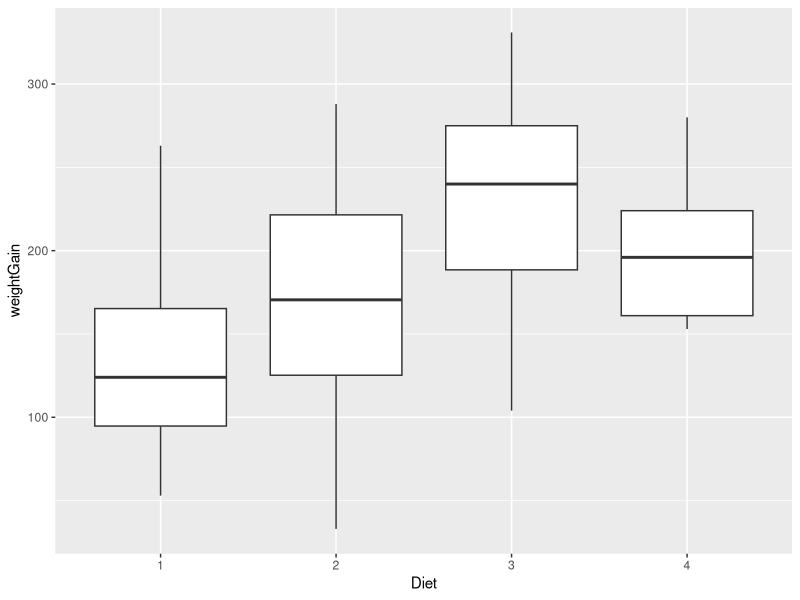
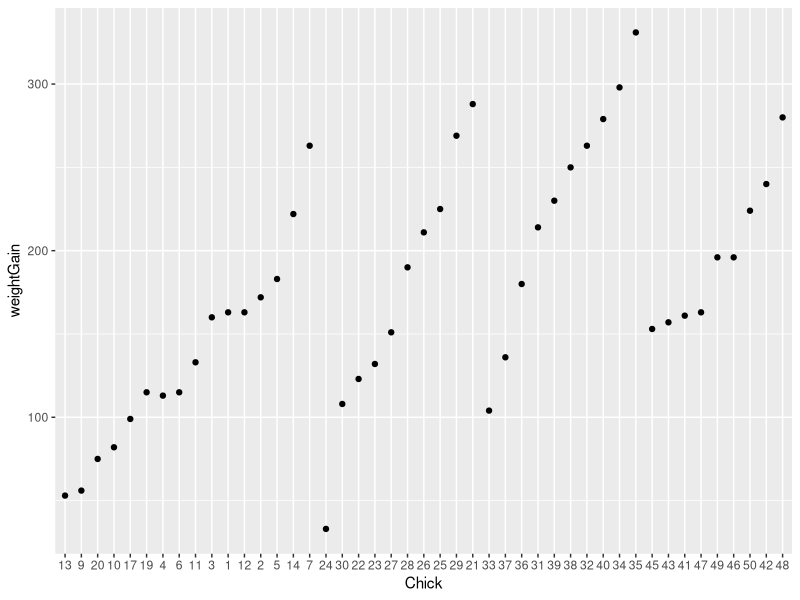
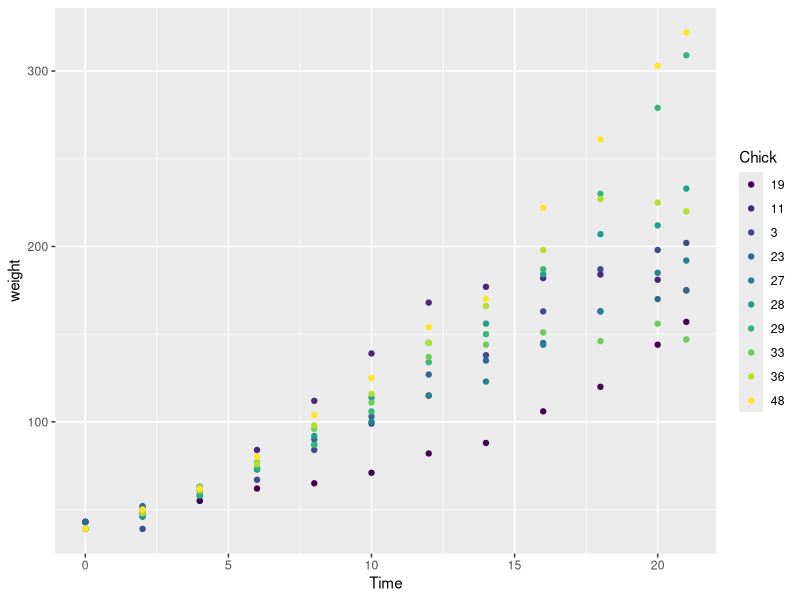
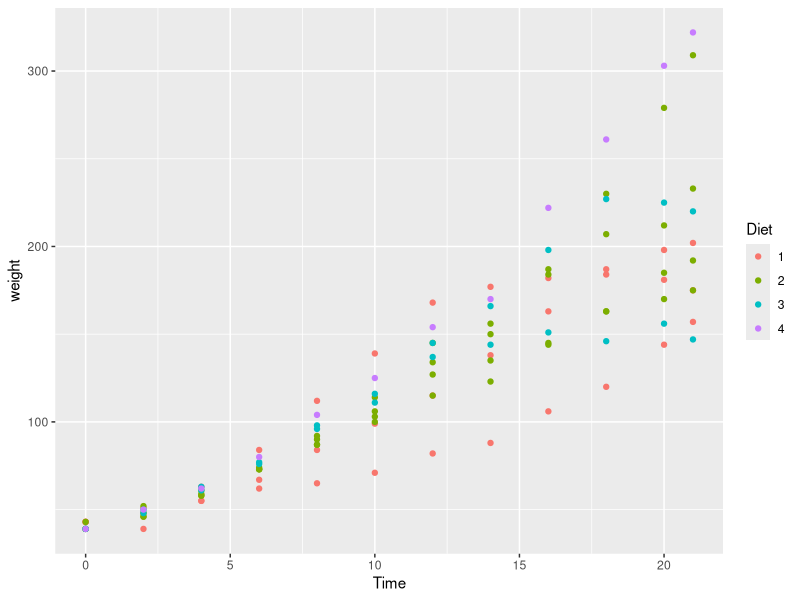

R code for these plots, in order:
## ---- chunk 1
library(datasets)
library(dplyr)
library(ggplot2)
library(plyr)

chicks <- ChickWeight
## ---- chunk 2
weight0 <- select(chicks, weight, Chick, Time) %>%
filter(Time == 0)
head(weight0)
## ---- chunk 3
complete <- chicks %>%
  group_by(Chick) %>%
  filter(n() == 12)

head(complete, 3)
## ---- chunk 4
complete <- complete %>%
  mutate(complete, weightGain = as.numeric(weight - weight0[complete$Chick, "weight"] - 1))
head(complete, 3)
## ---- chunk 5
day21 <- complete %>%
  filter(Time == 21)
ggplot(data = day21, aes(x = Diet, y = weightGain)) + geom_boxplot()
## ---- chunk 6
ggplot(day21, aes(x = Chick, y = weightGain)) + geom_point()

day21 %>%
  arrange(weightGain) %>%
  head()

day21 %>%
  arrange(desc(weightGain)) %>%
  head()
## ---- chunk 7
weight0.0 <- complete %>%
  filter(Time == 0)

weight0.0 %>%
  arrange(weight) %>%
  head()

weight0.0 %>%
  arrange(desc(weight)) %>%
  head()

follow <- complete %>%
  filter(Chick == 23 | Chick == 19 | Chick == 11 | Chick == 3 | Chick == 27 | Chick == 28 | Chick ==  29 | Chick == 33 | Chick == 36 | Chick == 48)

ggplot(follow, aes(x = Time, y = weight, colour=Chick)) + geom_point()
## ---- chunk 8
ggplot(follow, aes(x = Time, y = weight, colour=Diet)) + geom_point()
